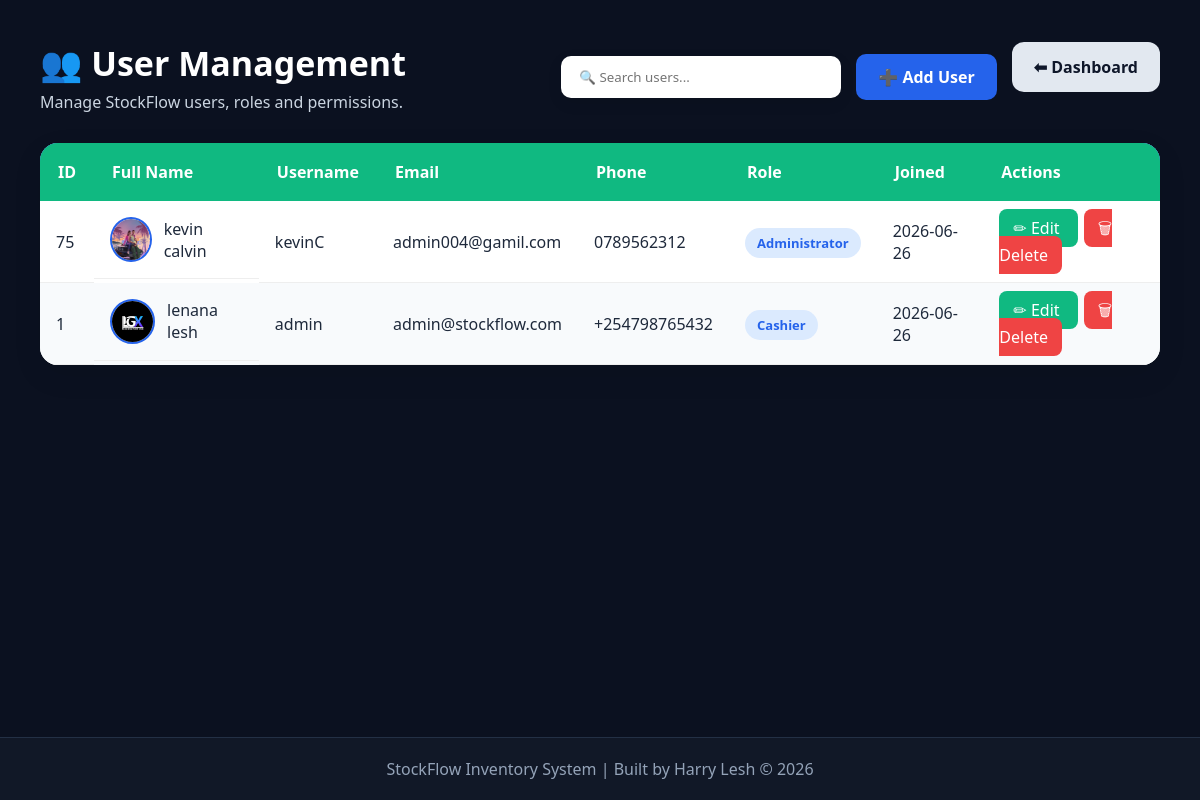
The page /users (signed in) on the database as committed earlier.
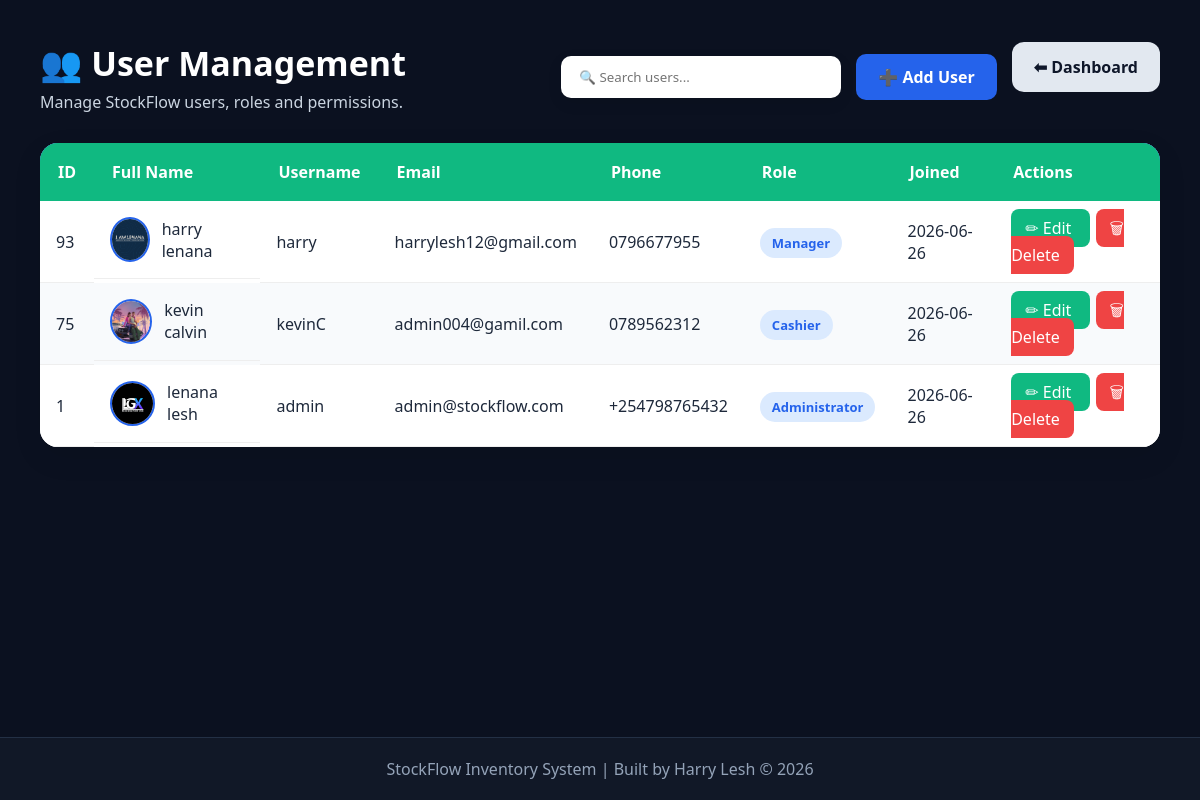
The same page on the database as committed later.
### tables this page shows
CREATE TABLE users(
      id INTEGER PRIMARY KEY AUTOINCREMENT,
      username TEXT UNIQUE NOT NULL,
      password TEXT NOT NULL
    , full_name TEXT, email TEXT, phone TEXT, profile_picture TEXT, role TEXT DEFAULT 'Administrator', last_login TEXT, created_at TEXT);

### app.py (the view)
@app.route("/users")
def users():
    if "user" not in session:
        return redirect("/")
    conn = sqlite3.connect("database.db")
    cursor = conn.cursor()
    cursor.execute("""
        SELECT
            id,
            full_name,
            username,
            email,
            phone,
            role,
            profile_picture,
            created_at
        FROM users
        ORDER BY full_name
    """)
    users = cursor.fetchall()
    conn.close()
    return render_template(
        "users.html",
        users=users
    )

### templates/users.html (shortened to what this page needs)
{% extends "layout.html" %}
{% block content %}
<div class="users-wrapper">
    <div class="users-header">
        <div>
            <h1>👥 User Management</h1>
            <p>
                Manage StockFlow users, roles and permissions.
            </p>
        </div>
        <div class="users-actions">
            <input type="text" id="searchUser" placeholder="🔍 Search users...">
            <a href="/add_user" class="add-user-btn">
                ➕ Add User
            </a>
            <a href="/dashboard" class="back-btn">
                ⬅ Dashboard
            </a>
        </div>
    </div>
    <div class="users-table">
        <table>
            <thead>
                <tr>
                    <th>ID</th>
                    <th>Full Name</th>
                    <th>Username</th>
                    <th>Email</th>
                    <th>Phone</th>
                    <th>Role</th>
                    <th>Joined</th>
                    <th>Actions</th>
                </tr>
            </thead>
            <tbody id="userTable">
                {% for user in users %}
                <tr>
                    <td>{{ user[0] }}</td>
                    <td class="user-info">
                        {% if user[6] %}
                        <img src="{{ url_for('static', filename='uploads/users/' + user[6]) }}" class="table-avatar"
                            alt="Profile Picture">
                        {% else %}
                        <img src="{{ url_for('static', filename='images/default-user.png') }}" class="table-avatar"
                            alt="Profile Picture">
                        {% endif %}
                        {{ user[1] }}
                    </td>
                    <td>{{ user[2] }}</td>
                    <td>{{ user[3] }}</td>
                    <td>{{ user[4] }}</td>
                    <td>
                        <span class="role-badge">
                            {{ user[5] }}
                        </span>
                    </td>
                    <td>
                        {% if user[7] %}
                        {{ user[7][:10] }}
                        {% else %}
                        N/A
                        {% endif %}
                    </td>
                    <td>
                        <a href="/edit_user/{{ user[0] }}" class="edit-btn">
                            ✏ Edit
                        </a>
                        <a href="/delete_user/{{ user[0] }}" class="delete-btn"
                            onclick="return confirm('Are you sure you want to delete this user?');">
                            🗑 Delete
                        </a>
                    </td>
                </tr>
                {% endfor %}
            </tbody>
        </table>
    </div>
</div>
{% endblock %}

Rows that differ between the two databases and show on the page:
added users: id "93", profile_picture (picture), full_name "harry lenana", username "harry", email "harrylesh12@gmail.com", phone "0796677955", role "Manager", created_at "2026-06-26"
changed users "kevin calvin": role "Administrator" → "Cashier"
changed users "lenana lesh": role "Cashier" → "Administrator"
